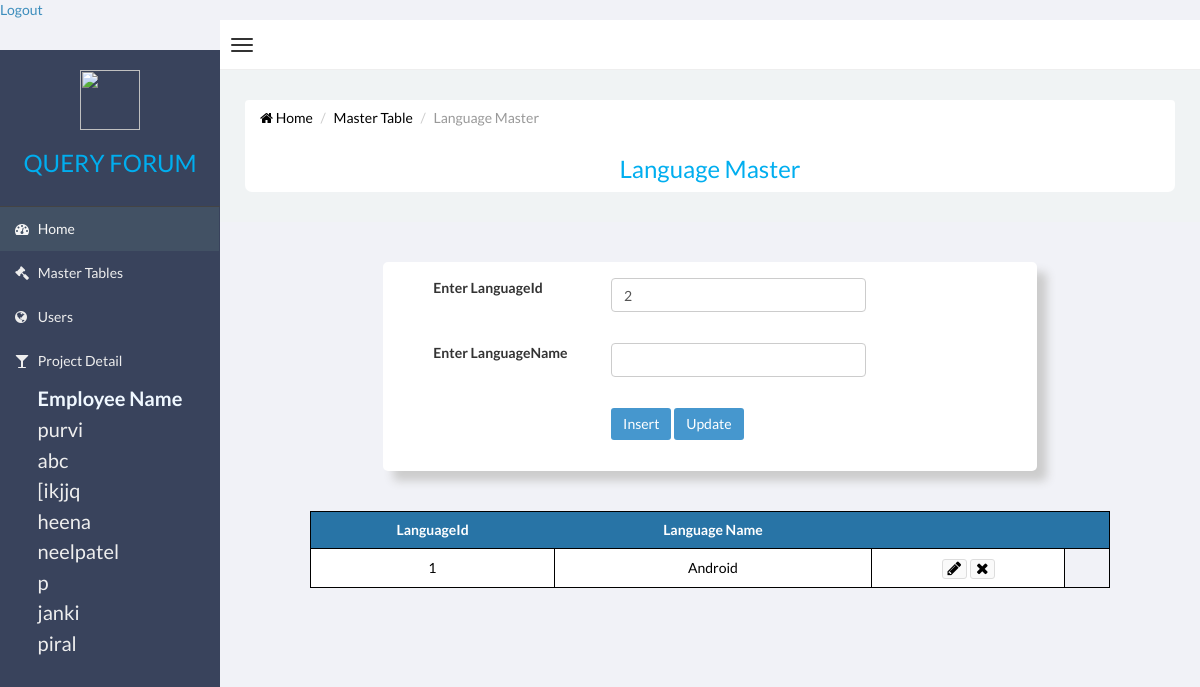
The app's page /web/Master/languagemaster.php with its own data.
### tables this page shows
CREATE TABLE `employeemaster` (
  `EmployeeId` int(11) NOT NULL,
  `EmployeeName` varchar(20) NOT NULL,
  `Address` text NOT NULL,
  `ContactNo` int(11) NOT NULL,
  `CityId` int(11) NOT NULL,
  `UserName` varchar(20) NOT NULL
);

CREATE TABLE `languagemaster` (
  `LanguageId` int(11) NOT NULL,
  `LanguageName` varchar(20) NOT NULL
);

### web/Master/languagemaster.php (the view, shortened to what this page needs)
<!DOCTYPE html PUBLIC "-//W3C//DTD XHTML 1.0 Transitional//EN" "http://www.w3.org/TR/xhtml1/DTD/xhtml1-transitional.dtd">
<html xmlns="http://www.w3.org/1999/xhtml">
<head>
	<link rel="stylesheet" type="text/css" href="css/admin.css">
    <link href="css/bootstrap.min.css" rel="stylesheet" type="text/css" />
    <link href="css/font-awesome.min.css" rel="stylesheet" type="text/css" />
    <link href="css/ionicons.min.css" rel="stylesheet" type="text/css" />
    <link href="css/morris/morris.css" rel="stylesheet" type="text/css" />
    <link href="css/jvectormap/jquery-jvectormap-1.2.2.css" rel="stylesheet" type="text/css" />
    <link href="css/datepicker/datepicker3.css" rel="stylesheet" type="text/css" />
    <link href="css/daterangepicker/daterangepicker-bs3.css" rel="stylesheet" type="text/css" />
    <link href="css/iCheck/all.css" rel="stylesheet" type="text/css" />
    <link href="css/style.css" rel="stylesheet" type="text/css" />
<?php
	$LanguageId=$LanguageName="";
	$qry= mysql_query("select max(LanguageId)+1 from languagemaster");
								   $languageid=mysql_fetch_row($qry);
								   $LanguageId=$languageid[0];
?>
</head>
 <body class="skin-black   ">
        <header class="header">
           <a href="../employee/login.php">Logout</a>
            <nav class="navbar navbar-static-top" role="navigation">
                <a href="#" class="navbar-btn sidebar-toggle" data-toggle="offcanvas" role="button">
                    <span class="icon-bar"></span>
                    <span class="icon-bar"></span>
                    <span class="icon-bar"></span>
                </a>
                    </nav>
                </header>
                <div class="wrapper row-offcanvas row-offcanvas-left">
                    <aside class="left-side sidebar-offcanvas">
                        <section class="sidebar">
							<div class="row logomargin">
							<center>
							<img src="image/logo.png" height="60px" width="60px" />
								<h3 class="logofont">QUERY FORUM</h3>
							</center>
							</div>
                            <ul class="sidebar-menu">
                                <li class="active">
                                    <a href="../index.php">
                                        <i class="fa fa-dashboard"></i> <span>Home</span>
                                    </a>
                                </li>
                                <li>
                                    <a href="mainmasterpage.php">
                                        <i class="fa fa-gavel"></i> <span>Master Tables</span>
                                    </a>
                                </li>
                                <li>
                                    <a href="../user/mainuserpage.php">
                                        <i class="fa fa-globe"></i> <span>Users</span>
                                    </a>
                                </li>
                                <li>
                                    <a href="../project/mainprojectpage.php">
                                        <i class="fa fa-glass"></i> <span>Project Detail</span>
                                     </a>
                                </li>
                            </ul>
                            <?php
							$qry = mysql_query("select EmployeeId,EmployeeName from employeemaster");
							echo "<center>";
							echo "<table>";
							echo "<th class='font'>Employee Name</th>";
							if($qry)
	  {
	     while($rw=mysql_fetch_assoc($qry))
		 {
		 extract($rw);
		 echo "<tr><td class='font'><a href='#' onclick=showPopup($EmployeeId,'".$EmployeeName."');>$EmployeeName</a></td></tr>";
		 }
	  }
							echo "</table>";
							echo "</center>";
							?>
                        </section>
                    </aside>
                    <aside class="right-side">
	 <section class="content">
	<div class="row bgwhite margin">
			<ul class="breadcrumb">
                                <li><a href="../index.php"><i class="fa fa-home"></i> Home</a></li>
                                <li><a href="mainmasterpage.php">Master Table</a></li>
								<li class="logofont active">Language Master</li>
      </ul>
		<center><h3 class="logofont">Language Master</h3></center>
	</div>
</section>
	<div class="col-xs-offset-2 col-lg-8">
		<div class="row bg">
			<div class="form-group">
                                   <div class="row">
                                   <div class="col-lg-4">  </div>
                                   <div class="col-lg-5"> </div>
                                   </div>
          </div>
								    <form method="post" action="">
                           <div class="form-group">
                           <div class="row">
                           <div class="col-lg-4">
                          	 <label class="black">Enter LanguageId</label>
                           </div>
                            <div class="col-lg-5">
    <input type="text" name="languageid" class="form-control" value="<?php if(isset($LanguageId)) { echo $LanguageId; }?>" />
                            </div>
                            </div>
                            </div>
                                   <div class="form-group">
                                   <div class="row">
                                   <div class="col-lg-4">  </div>
                                   <div class="col-lg-5"> </div>
                                   </div>
                                   </div>
                           <div class="form-group">
                           <div class="row">
                           <div class="col-lg-4">
                          	 <label class="black">Enter LanguageName</label>
                           </div>
                            <div class="col-lg-5">
 <input type="text" name="languagename" class="form-control" value="<?php if(isset($LanguageName)) { echo $LanguageName; }?> "/>
                            </div>
                            </div>
                            </div>
                            		 <div class="form-group">
                                   <div class="row">
                                   <div class="col-lg-4">  </div>
                                   <div class="col-lg-5"> </div>
                                   </div>
                                   </div>
                             <div class="form-group">
                             <div class="row">
                                   <div class="col-lg-4">  </div>
                                   <div class="col-lg-5">
                                   <input type="submit" class="btn btn-primary" name="insert" value="Insert" />
                                   <input type="submit" class="btn btn-primary" name="update" value="Update" />
                                   </div>
                               </div>
                              </div>
                              		 <div class="form-group">
                                   <div class="row">
                                   <div class="col-lg-4">  </div>
                                   <div class="col-lg-5"> </div>
                                   </div>
                                   </div>
                        </form>
      </div>
  </div>
                        <div  class="show">
<?php
    $qry =mysql_query("select LanguageId,LanguageName from languagemaster");
	 echo "<center>";
	  echo "<table>";
	  echo "<tr><th> LanguageId </th><th> Language Name </th><th></th><th></th></tr>";
	  if($qry)
	  {
	     while($rw=mysql_fetch_assoc($qry))
		 {
		 extract($rw);
		 echo "<tr><td>$LanguageId</td><td>$LanguageName</td>
		 <td>
		  <button class='btn btn-default btn-xs'>
		<a href=?languageid=$LanguageId&flg=Edit> <i class='fa fa-pencil'></a></i></button>
		  <button class='btn btn-default btn-xs'>
		 <a href=?languageid=$LanguageId&flg=Delete> <i class='fa fa-times'></a></i></button></td></tr>";
		 }
	  }
      echo "</table>";
	  echo "</center>";
?>
	   </div>
        </div>
</body>
</html>

### web/Master/css/admin.css (style rules this page uses)
.logomargin { margin-top:20px; margin-bottom:20px; }
.logofont { color:#00AEEF; }
.margin { margin-left:30px; margin-right:30px; border-radius:7px; }
.bgwhite { background:#FFFFFF; }
.bg { margin-top:40px; background:#FFF; border-radius:5px; box-shadow: 10px 10px 10px #CCCCCC; margin-bottom:40px; }
.black { padding-left:50px; }
.show table { border-collapse: collapse; width:800px; margin-bottom:20px; text-align-last:center; font-size:14px; color:#000000; }
.show table, .show tr,.show td { border: 1px solid black; vertical-align:middle; color:#000; text-align-last:center; }
.show tr { height:10px; }
.show th { text-align-last:center; background-color:#2874A6; color:#FFFFFF; }
.show tr,.show td,.show th { padding:8px; text-align:left; }
.show tr:nth-child(even) { background-color:#FFFFFF; }
.show i { color:black; font-size:16px; }
.show1 table, .show tr,.show td { border: 1px solid black; vertical-align:middle; color:#000; }
.font { font-size:20px; color: aliceblue; }

### records on screen
employeemaster: EmployeeName "purvi"
employeemaster: EmployeeName "abc"
employeemaster: EmployeeName "[ikjjq"
employeemaster: EmployeeName "heena"
employeemaster: EmployeeName "neelpatel"
employeemaster: EmployeeName "p"
employeemaster: EmployeeName "janki"
employeemaster: EmployeeName "piral"
languagemaster: LanguageId "1", LanguageName "Android"
